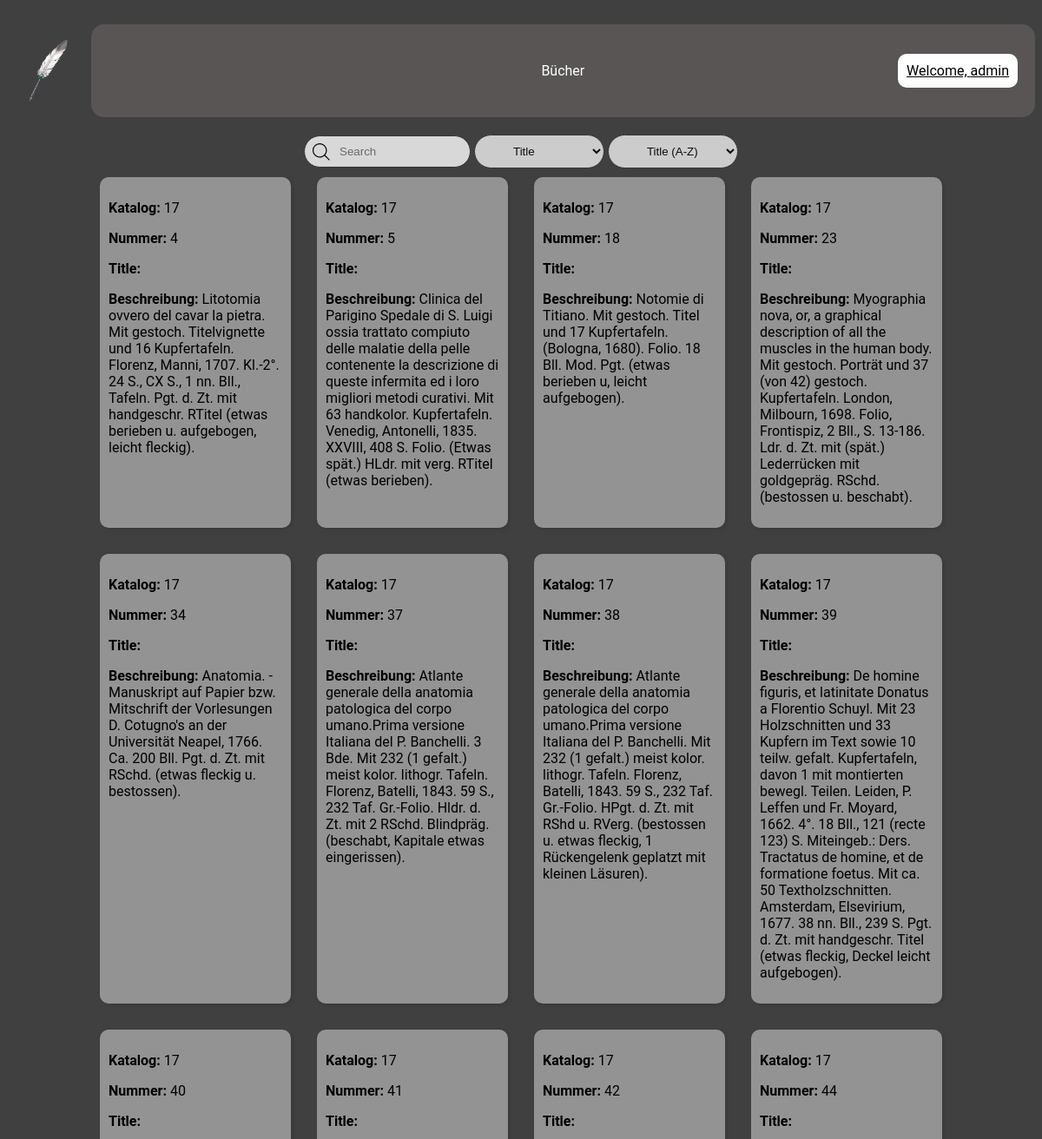
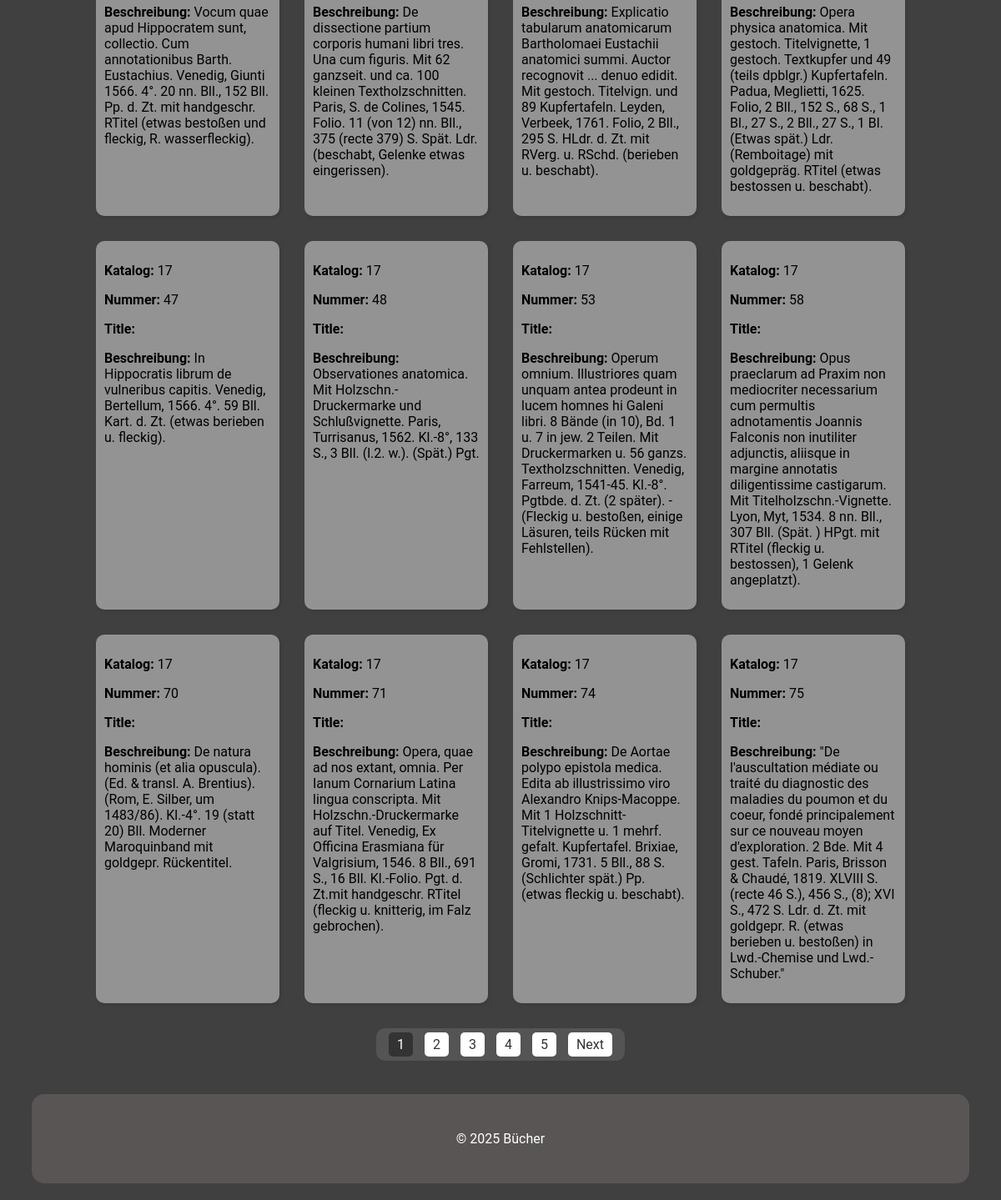
The page / (signed in) on the database its author committed (2 pictures, top to bottom).
### tables this page shows
CREATE TABLE `buecher` (
  `id` int(4) NOT NULL,
  `katalog` int(2) DEFAULT NULL,
  `nummer` int(3) DEFAULT NULL,
  `Title` varchar(34) DEFAULT NULL,
  `kategorie` int(2) DEFAULT NULL,
  `verkauft` int(1) DEFAULT NULL,
  `kaufer` int(5) DEFAULT NULL,
  `autor` varchar(87) DEFAULT NULL,
  `Beschreibung` varchar(4242) DEFAULT NULL,
  `foto` varchar(8) DEFAULT NULL,
  `verfasser` int(1) DEFAULT NULL,
  `zustand` varchar(1) DEFAULT NULL
);

### index.php (the view, shortened to what this page needs)
<?php
$servername = "localhost";
$username = "root";
$password = "";
$dbname = "books";
$conn = new mysqli($servername, $username, $password, $dbname);
$searchTerm = isset($_GET['search']) ? $_GET['search'] : '';
$searchCriteria = isset($_GET['criteria']) ? $_GET['criteria'] : 'Title';
$sortOrder = isset($_GET['sort']) ? $_GET['sort'] : 'Title ASC';
$page = isset($_GET['page']) ? (int)$_GET['page'] : 1;
$limit = 20;
$offset = ($page - 1) * $limit;
$totalSql = "SELECT COUNT(*) as total FROM books.buecher WHERE $searchCriteria LIKE '%$searchTerm%'";
$totalResult = $conn->query($totalSql);
$totalRow = $totalResult->fetch_assoc();
$totalBooks = $totalRow['total'];
$totalPages = ceil($totalBooks / $limit);
$range = 5;
$start = max(1, $page - floor($range / 2));
$end = min($totalPages, $start + $range - 1);
$start = max(1, $end - $range + 1);
?>
<!DOCTYPE html>
<html lang="en">
<head>
    <link rel="stylesheet" href="/src/styles.css">
</head>
<body>
<div class="header-container">
    <img src="bilder/Quill_of_Alzuhod.png" class="logo" alt="">
    <header>
        <p>Bücher</p>
        <?php if (isset($_SESSION['admin'])): ?>
            <a href="admin_dashboard.php" class="login-box login-link button-home">Welcome, <?php echo htmlspecialchars($_SESSION['admin']); ?></a>
        <?php else: ?>
            <a class="login-box login-link button-home" href="login.php">Login</a>
        <?php endif; ?>
    </header>
</div>
<div class="container">
    <div class="container-input">
        <form method="get" action="index.php">
            <label>
                <input type="text" placeholder="Search" name="search" class="input" value="<?php echo htmlspecialchars($searchTerm); ?>">
                <select name="criteria" class="input" onchange="this.form.submit()">
                    <option value="Title" <?php if ($searchCriteria == 'Title') echo 'selected'; ?>>Title</option>
                </select>
                <select name="sort" class="input" onchange="this.form.submit()">
                    <option value="Title ASC" <?php if ($sortOrder == 'Title ASC') echo 'selected'; ?>>Title (A-Z)</option>
                </select>
            </label>
        </form>
    </div>
</div>
<div class="container" id="book-list">
    <?php
    $result = $conn->query("SELECT b.*, k.kategorie AS kategorie_name, z.beschreibung AS zustand_name FROM books.buecher b LEFT JOIN books.kategorien k ON b.kategorie = k.id LEFT JOIN books.zustaende z ON b.zustand = z.zustand WHERE $searchCriteria LIKE '%$searchTerm%' ORDER BY $sortOrder LIMIT $limit OFFSET $offset");
    if ($result->num_rows > 0) {
        while($row = $result->fetch_assoc()) {
            echo "<div class='box' data-id='" . $row["id"] . "'>";
            echo "<p><strong>Katalog:</strong> " . htmlspecialchars($row["katalog"]) . "</p>";
            echo "<p><strong>Nummer:</strong> " . htmlspecialchars($row["nummer"]) . "</p>";
            echo "<p><strong>Title:</strong> " . htmlspecialchars($row["Title"]) . "</p>";
            echo "<p><strong>Beschreibung:</strong> " . htmlspecialchars($row["Beschreibung"]) . "</p>";
            echo "</div>";
        }
    } else {
        echo "0 results";
    }
    ?>
</div>
<div class="container">
    <div class="pagination-box">
        <?php for ($i = $start; $i <= $end; $i++): ?>
            <a href="?search=<?php echo urlencode($searchTerm); ?>&criteria=<?php echo urlencode($searchCriteria); ?>&sort=<?php echo urlencode($sortOrder); ?>&page=<?php echo $i; ?>"<?php if ($i == $page) echo ' class="active"'; ?>><?php echo $i; ?></a>
        <?php endfor; ?>
        <?php if ($page < $totalPages): ?>
            <a href="?search=<?php echo urlencode($searchTerm); ?>&criteria=<?php echo urlencode($searchCriteria); ?>&sort=<?php echo urlencode($sortOrder); ?>&page=<?php echo $page + 1; ?>">Next</a>
        <?php endif; ?>
    </div>
</div>
<footer>
    <p>&copy; 2025 Bücher</p>
</footer>
</body>
</html>

### src/styles.css (style rules this page uses)
.container { display: flex; flex-wrap: wrap; gap: 10px; justify-content: center; }
.box { padding: 10px; margin: 10px; width: 200px; box-shadow: 2px 2px 5px rgba(0, 0, 0, 0.1); background-color: rgba(231, 229, 229, 0.5); border-radius: 10px; }
header { display: flex; align-items: center; width: 95%; height: 75px; margin: 20px auto; background-color: rgba(117, 110, 110, 0.47); color: white; padding: 1em 0; border-radius: 15px; position: relative; justify-content: space-between; }
footer { display: flex; align-items: center; width: 95%; height: 75px; margin: 20px auto; background-color: rgba(117, 110, 110, 0.47); color: white; padding: 1em 0; border-radius: 15px; position: relative; justify-content: space-between; }
footer p { margin: 0; padding: 10px; text-align: center; flex-grow: 1; position: sticky; }
.header-container { display: flex; align-items: center; justify-content: flex-start; }
.logo { margin-right: 0; width: 100px; height: 75px; object-fit: contain; }
header p { margin: 0; padding: 10px; text-align: center; flex-grow: 1; }
.login-link { color: white; right: 20px; }
body { background: #404040; font-family: 'Roboto', sans-serif; }
.container-input { position: relative; }
.input { width: 150px; padding: 10px 0 10px 40px; border-radius: 9999px; border: solid 1px #333; transition: all .2s ease-in-out; outline: none; opacity: 0.8; align-content: center; }
.container-input svg { position: absolute; top: 50%; left: 10px; transform: translate(0, -50%); }
.login-box { padding: 10px; text-align: center; margin: 20px 0; background-color: rgb(255, 255, 255); border-radius: 10px; color: black; position: absolute; }
.pagination-box { padding: 10px; margin: 20px 0; border-radius: 10px; background-color: rgba(255, 255, 255, 0.1); text-align: center; }
.pagination-box a { margin: 0 5px; padding: 5px 10px; text-decoration: none; color: #333; background-color: #fff; border-radius: 5px; transition: background-color 0.3s; }
.pagination-box a.active { background-color: #333; color: #fff; }
.button-home { background-color: #ffffff; }

### rows shown on the page
buecher: katalog "17", nummer "4", Beschreibung "Litotomia ovvero del cavar la pietra. Mit gestoch. Titelvignette und 16 Kupfertafeln. Florenz, Manni, 1707. Kl.-2°. 24 S., CX S., 1 nn. Bll., Tafeln. Pgt. d. Zt. mit handgeschr. RTitel (etwas berieben u. aufgebogen, leicht fleckig)."
buecher: katalog "17", nummer "5", Beschreibung "Clinica del Parigino Spedale di S. Luigi ossia trattato compiuto delle malatie della pelle contenente la descrizione di queste infermita ed i loro migliori metodi curativi. Mit 63 handkolor. Kupfertafeln. Venedig, Antonelli, 1835. XXVIII, 408 S. Folio. (Etwas spät.) HLdr. mit verg. RTitel (etwas berieben)."
buecher: katalog "17", nummer "18", Beschreibung "Notomie di Titiano. Mit gestoch. Titel und 17 Kupfertafeln. (Bologna, 1680). Folio. 18 Bll. Mod. Pgt. (etwas berieben u, leicht aufgebogen)."
buecher: katalog "17", nummer "23", Beschreibung "Myographia nova, or, a graphical description of all the muscles in the human body. Mit gestoch. Porträt und 37 (von 42) gestoch. Kupfertafeln. London, Milbourn, 1698. Folio, Frontispiz, 2 Bll., S. 13-186. Ldr. d. Zt. mit (spät.) Lederrücken mit goldgepräg. RSchd. (bestossen u. beschabt)."
buecher: katalog "17", nummer "34", Beschreibung "Anatomia. - Manuskript auf Papier bzw. Mitschrift der Vorlesungen D. Cotugno's an der Universität Neapel, 1766. Ca. 200 Bll. Pgt. d. Zt. mit RSchd. (etwas fleckig u. bestossen)."
buecher: katalog "17", nummer "37", Beschreibung "Atlante generale della anatomia patologica del corpo umano.Prima versione Italiana del P. Banchelli. 3 Bde. Mit 232 (1 gefalt.) meist kolor. lithogr. Tafeln. Florenz, Batelli, 1843. 59 S., 232 Taf. Gr.-Folio. Hldr. d. Zt. mit 2 RSchd. Blindpräg. (beschabt, Kapitale etwas eingerissen)."
buecher: katalog "17", nummer "38", Beschreibung "Atlante generale della anatomia patologica del corpo umano.Prima versione Italiana del P. Banchelli. Mit 232 (1 gefalt.) meist kolor. lithogr. Tafeln. Florenz, Batelli, 1843. 59 S., 232 Taf. Gr.-Folio. HPgt. d. Zt. mit RShd u. RVerg. (bestossen u. etwas fleckig, 1 Rückengelenk geplatzt mit kleinen Läsuren)."
buecher: katalog "17", nummer "39", Beschreibung "De homine figuris, et latinitate Donatus a Florentio Schuyl. Mit 23 Holzschnitten und 33 Kupfern im Text sowie 10 teilw. gefalt. Kupfertafeln, davon 1 mit montierten bewegl. Teilen. Leiden, P. Leffen und Fr. Moyard, 1662. 4°. 18 Bll., 121 (recte 123) S. Miteingeb.: Ders. Tractatus de homine, et de formatione foetus. Mit ca. 50 Textholzschnitten. Amsterdam, Elsevirium, 1677. 38 nn. Bll., 239 S. Pgt. d. Zt. mit handgeschr. Titel (etwas fleckig, Deckel leicht aufgebogen)."
buecher: katalog "17", nummer "40", Beschreibung "Vocum quae apud Hippocratem sunt, collectio. Cum annotationibus Barth. Eustachius. Venedig, Giunti 1566. 4°. 20 nn. Bll., 152 Bll. Pp. d. Zt. mit handgeschr. RTitel (etwas bestoßen und fleckig, R. wasserfleckig)."
buecher: katalog "17", nummer "41", Beschreibung "De dissectione partium corporis humani libri tres. Una cum figuris. Mit 62 ganzseit. und ca. 100 kleinen Textholzschnitten. Paris, S. de Colines, 1545. Folio. 11 (von 12) nn. Bll., 375 (recte 379) S. Spät. Ldr. (beschabt, Gelenke etwas eingerissen)."
buecher: katalog "17", nummer "42", Beschreibung "Explicatio tabularum anatomicarum Bartholomaei Eustachii anatomici summi. Auctor recognovit ... denuo edidit. Mit gestoch. Titelvign. und 89 Kupfertafeln. Leyden, Verbeek, 1761. Folio, 2 Bll., 295 S. HLdr. d. Zt. mit RVerg. u. RSchd. (berieben u. beschabt)."
buecher: katalog "17", nummer "44", Beschreibung "Opera physica anatomica. Mit gestoch. Titelvignette, 1 gestoch. Textkupfer und 49 (teils dpblgr.) Kupfertafeln. Padua, Meglietti, 1625. Folio, 2 Bll., 152 S., 68 S., 1 Bl., 27 S., 2 Bll., 27 S., 1 Bl. (Etwas spät.) Ldr. (Remboitage) mit goldgepräg. RTitel (etwas bestossen u. beschabt)."
buecher: katalog "17", nummer "47", Beschreibung "In Hippocratis librum de vulneribus capitis. Venedig, Bertellum, 1566. 4°. 59 Bll. Kart. d. Zt. (etwas berieben u. fleckig)."
buecher: katalog "17", nummer "48", Beschreibung "Observationes anatomica. Mit Holzschn.-Druckermarke und Schlußvignette. Paris, Turrisanus, 1562. Kl.-8°, 133 S., 3 Bll. (l.2. w.). (Spät.) Pgt."
buecher: katalog "17", nummer "53", Beschreibung "Operum omnium. Illustriores quam unquam antea prodeunt in lucem homnes hi Galeni libri. 8 Bände (in 10), Bd. 1 u. 7 in jew. 2 Teilen. Mit Druckermarken u. 56 ganzs. Textholzschnitten. Venedig, Farreum, 1541-45. Kl.-8°. Pgtbde. d. Zt. (2 später). - (Fleckig u. bestoßen, einige Läsuren, teils Rücken mit Fehlstellen)."
buecher: katalog "17", nummer "58", Beschreibung "Opus praeclarum ad Praxim non mediocriter necessarium cum permultis adnotamentis Joannis Falconis non inutiliter adjunctis, aliisque in margine annotatis diligentissime castigarum. Mit Titelholzschn.-Vignette. Lyon, Myt, 1534. 8 nn. Bll., 307 Bll. (Spät. ) HPgt. mit RTitel (fleckig u. bestossen), 1 Gelenk angeplatzt)."
buecher: katalog "17", nummer "70", Beschreibung "De natura hominis (et alia opuscula). (Ed. & transl. A. Brentius). (Rom, E. Silber, um 1483/86). Kl.-4°. 19 (statt 20) Bll. Moderner Maroquinband mit goldgepr. Rückentitel."
buecher: katalog "17", nummer "71", Beschreibung "Opera, quae ad nos extant, omnia. Per Ianum Cornarium Latina lingua conscripta. Mit Holzschn.-Druckermarke auf Titel. Venedig, Ex Officina Erasmiana für Valgrisium, 1546. 8 Bll., 691 S., 16 Bll. Kl.-Folio. Pgt. d. Zt.mit handgeschr. RTitel (fleckig u. knitterig, im Falz gebrochen)."
buecher: katalog "17", nummer "74", Beschreibung "De Aortae polypo epistola medica. Edita ab illustrissimo viro Alexandro Knips-Macoppe. Mit 1 Holzschnitt-Titelvignette u. 1 mehrf. gefalt. Kupfertafel. Brixiae, Gromi, 1731. 5 Bll., 88 S. (Schlichter spät.) Pp. (etwas fleckig u. beschabt)."
buecher: katalog "17", nummer "75", Beschreibung "\"De l'auscultation médiate ou traité du diagnostic des maladies du poumon et du coeur, fondé principalement sur ce nouveau moyen d'exploration. 2 Bde. Mit 4 gest. Tafeln. Paris, Brisson & Chaudé, 1819. XLVIII S.(recte 46 S.), 456 S., (8); XVI S., 472 S. Ldr. d. Zt. mit goldgepr. R. (etwas berieben u. bestoßen) in Lwd.-Chemise und Lwd.-Schuber.\""

### other values the page prints
$_SESSION['admin'] "admin"
